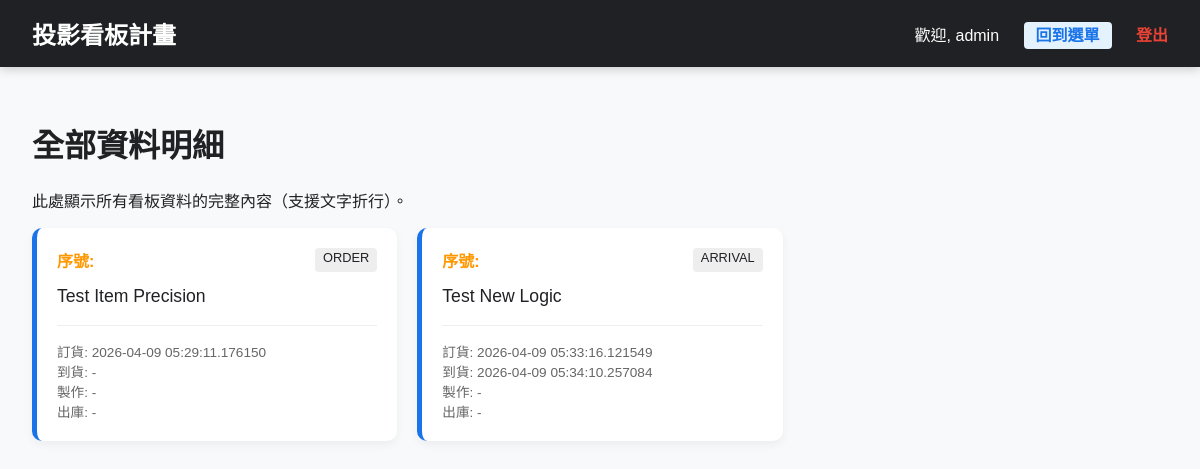
The app's page /all_data (signed in), older data.
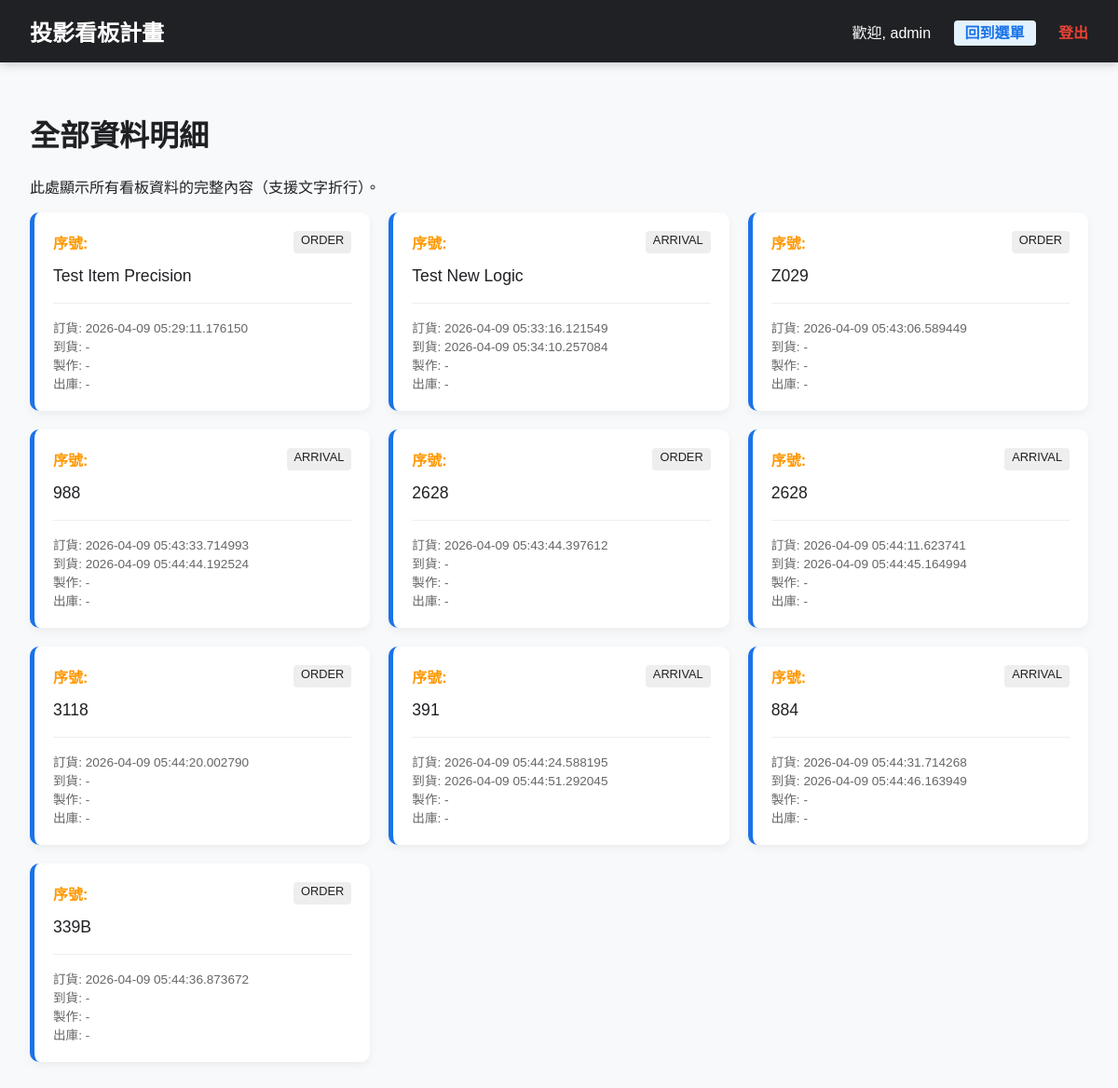
The same page, newer data.
### models.py (models this page shows)
class SignboardItem(db.Model):
    id = db.Column(db.Integer, primary_key=True)
    content = db.Column(db.Text, nullable=False)
    remark = db.Column(db.Text) # 備註 (選填)
    current_stage = db.Column(db.String(20), default='ORDER')
    order_date = db.Column(db.DateTime)
    arrival_date = db.Column(db.DateTime)
    production_date = db.Column(db.DateTime)
    delivery_date = db.Column(db.DateTime)
    updated_at = db.Column(db.DateTime, default=datetime.now, onupdate=datetime.now)

### main.py (the view)
@app.route('/all_data')
def all_data():
    if 'user_id' not in session:
        return redirect(url_for('index'))
    items = SignboardItem.query.all()
    return render_template('all_data.html', items=items)

### main.py (called while the page is built)
def get_config(key, default=None):
    config = SystemConfig.query.filter_by(key=key).first()
    return config.value if config else default

@app.context_processor
def inject_config():
    return {'site_title': get_config('site_title', '中國到貨看板系統')}

### templates/all_data.html (shortened to what this page needs)
{% extends "layout.html" %}
{% block content %}
<h1>全部資料明細</h1>
<p>此處顯示所有看板資料的完整內容（支援文字折行）。</p>
<div style="display: grid; grid-template-columns: repeat(auto-fill, minmax(300px, 1fr)); gap: 20px;">
    {% for item in items %}
    <div style="background: white; padding: 20px; border-radius: 10px; box-shadow: 0 4px 10px rgba(0,0,0,0.05); border-left: 5px solid #1a73e8;">
        <div style="display: flex; justify-content: space-between; margin-bottom: 10px;">
            <span style="font-weight: bold; color: #ff9800;">序號: {{ item.sequence_id }}</span>
            <span style="background: #eee; padding: 2px 8px; border-radius: 4px; font-size: 0.8rem;">{{ item.current_stage }}</span>
        </div>
        <div style="font-size: 1.1rem; line-height: 1.6; word-break: break-all;">
            {{ item.content }}
        </div>
        <hr style="border: 0; border-top: 1px solid #eee; margin: 15px 0;">
        <div style="font-size: 0.85rem; color: #666;">
            <div>訂貨: {{ item.order_date or '-' }}</div>
            <div>到貨: {{ item.arrival_date or '-' }}</div>
            <div>製作: {{ item.production_date or '-' }}</div>
            <div>出庫: {{ item.delivery_date or '-' }}</div>
        </div>
    </div>
    {% endfor %}
</div>
{% endblock %}

Row changes from the older to the newer data that the page shows:
added SignboardItem: current_stage "ORDER", content "Z029", order_date "2026-04-09 05:43:06.589449", arrival_date "-", production_date "-", delivery_date "-"
added SignboardItem: current_stage "ARRIVAL", content "988", order_date "2026-04-09 05:43:33.714993", arrival_date "2026-04-09 05:44:44.192524", production_date "-", delivery_date "-"
added SignboardItem: current_stage "ORDER", content "2628", order_date "2026-04-09 05:43:44.397612", arrival_date "-", production_date "-", delivery_date "-"
added SignboardItem: current_stage "ARRIVAL", content "2628", order_date "2026-04-09 05:44:11.623741", arrival_date "2026-04-09 05:44:45.164994", production_date "-", delivery_date "-"
added SignboardItem: current_stage "ORDER", content "3118", order_date "2026-04-09 05:44:20.002790", arrival_date "-", production_date "-", delivery_date "-"
added SignboardItem: current_stage "ARRIVAL", content "391", order_date "2026-04-09 05:44:24.588195", arrival_date "2026-04-09 05:44:51.292045", production_date "-", delivery_date "-"
added SignboardItem: current_stage "ARRIVAL", content "884", order_date "2026-04-09 05:44:31.714268", arrival_date "2026-04-09 05:44:46.163949", production_date "-", delivery_date "-"
added SignboardItem: current_stage "ORDER", content "339B", order_date "2026-04-09 05:44:36.873672", arrival_date "-", production_date "-", delivery_date "-"
